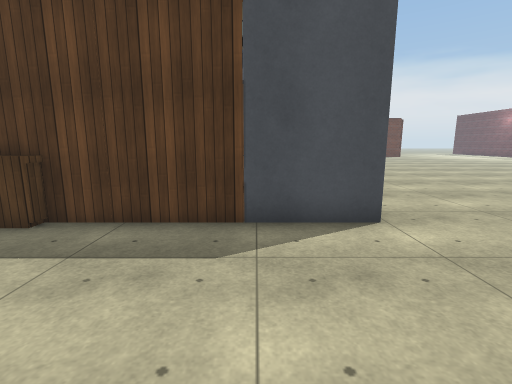
View 1 (above)

24 first-person views from a walk through a Unity game level. The camera is 1.5 m above the floor, tilts 10° down and sees 85° across. Doors are open. The floor is counted in squares, 1 m on a side. Each view is taken from the middle of a square. On the plan, view 1 faces up. The plan holds only what a view shows up to about 14 squares ahead; the rest is blank. The place goes on beyond the plan. Surface patterns are stand-ins for the level's own textures.

View 2
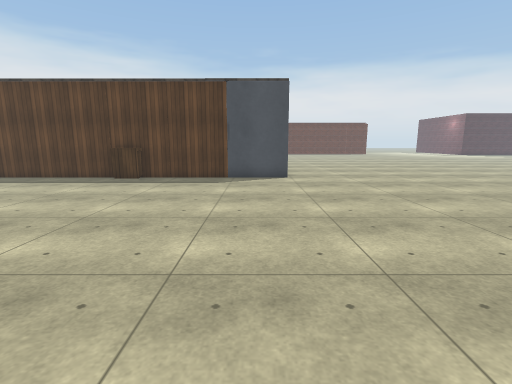

View 3
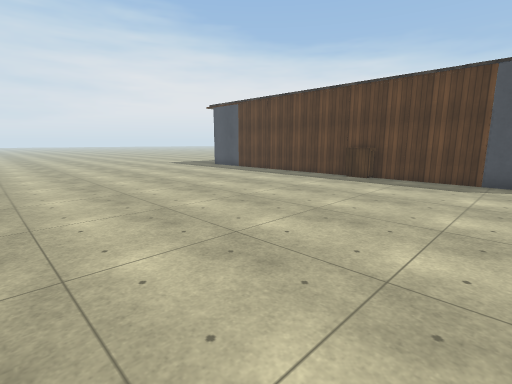

View 4
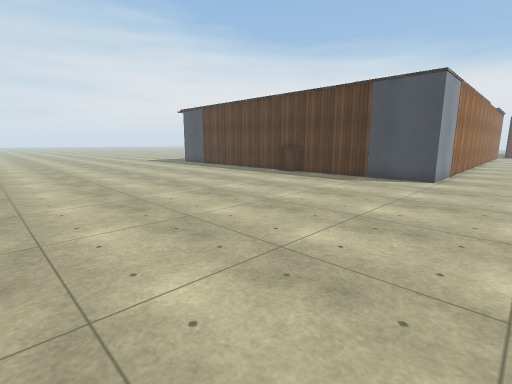

View 5
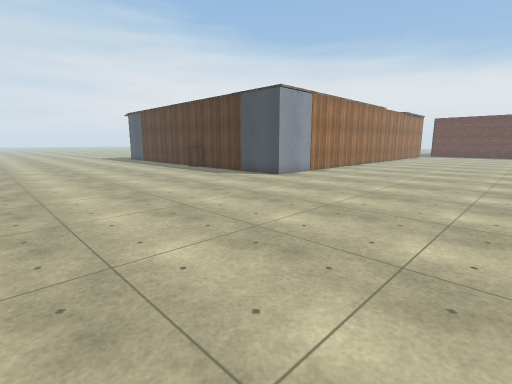

View 6
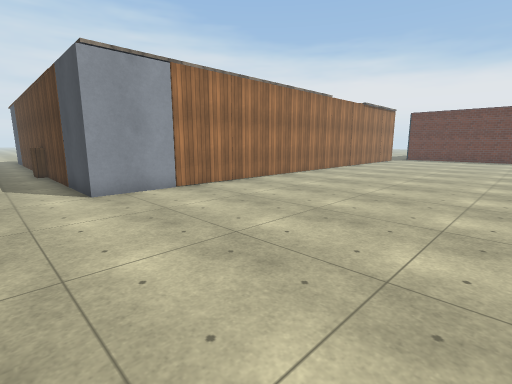

View 7
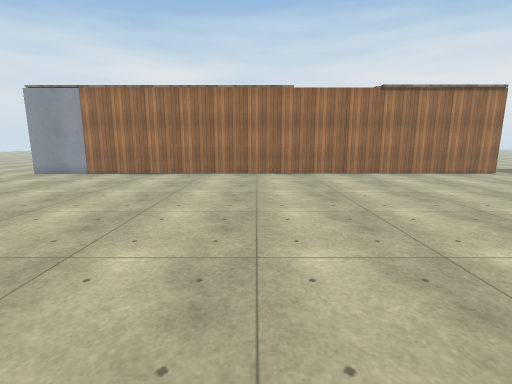

View 8
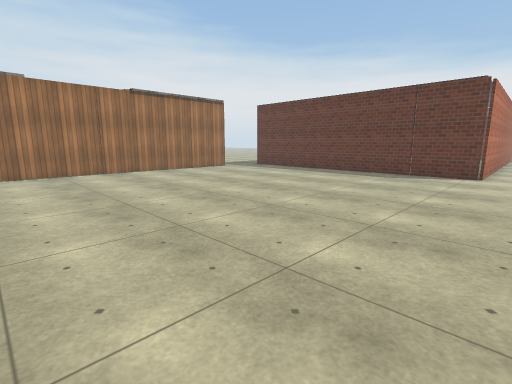

View 9
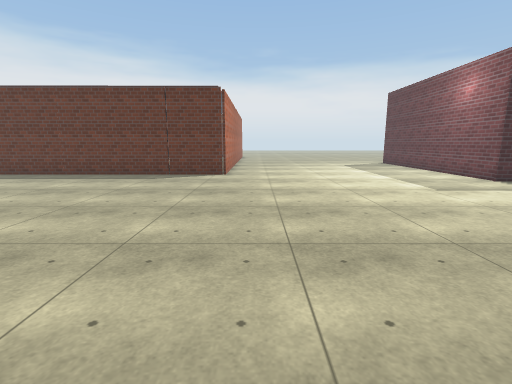

View 10
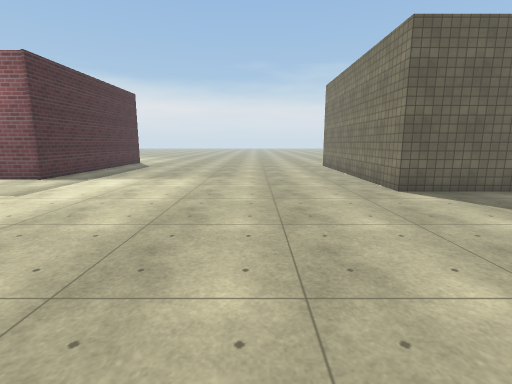

View 11
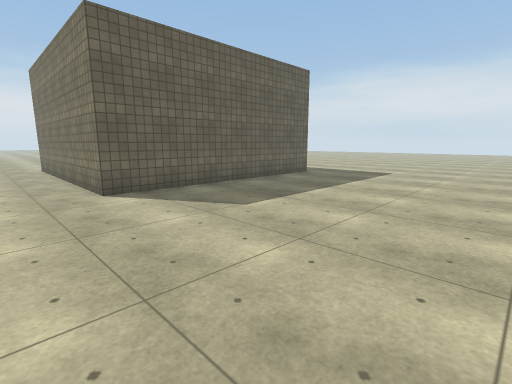

View 12
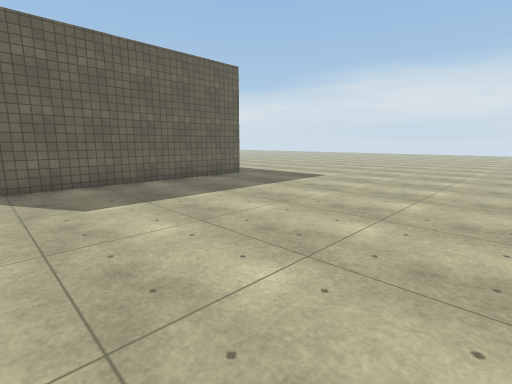

View 13
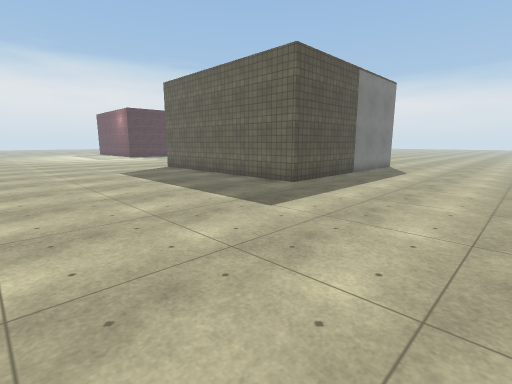

View 14
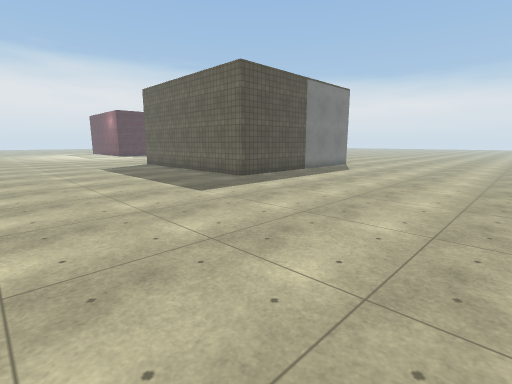

View 15
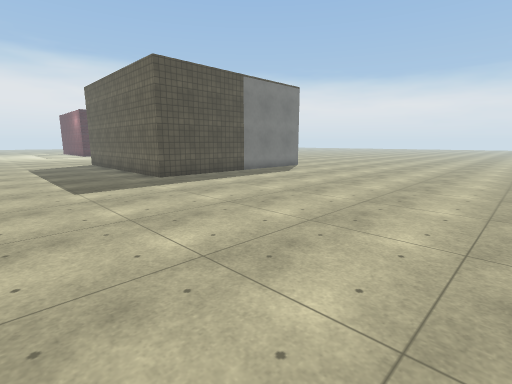

View 16
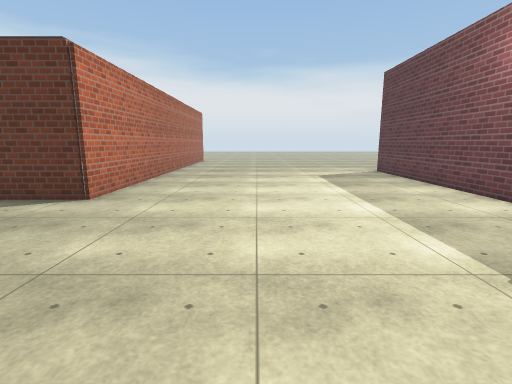

View 17
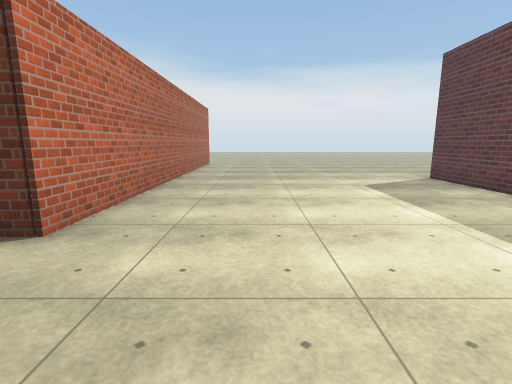

View 18
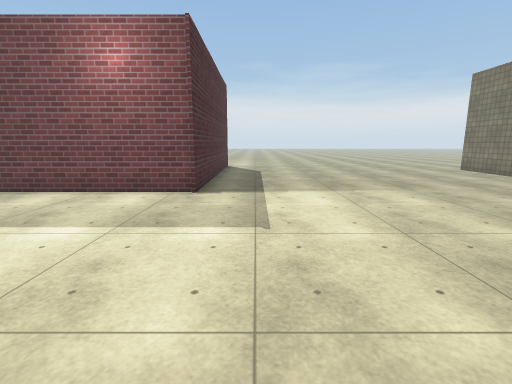

View 19
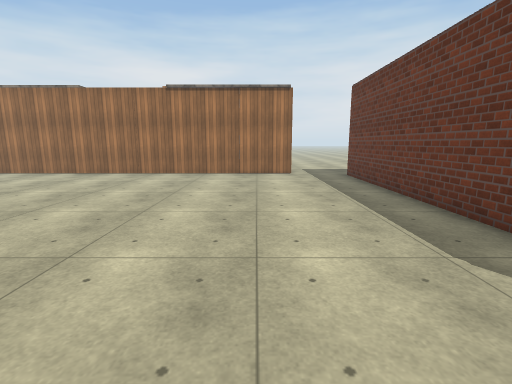

View 20
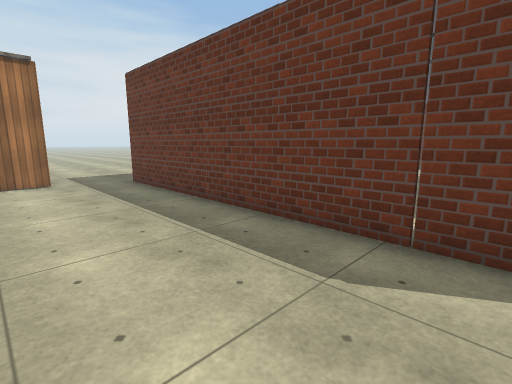

View 21
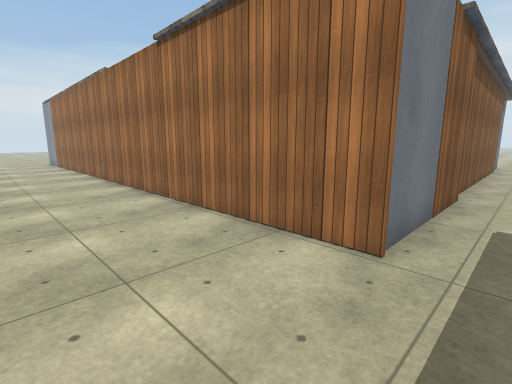

View 22
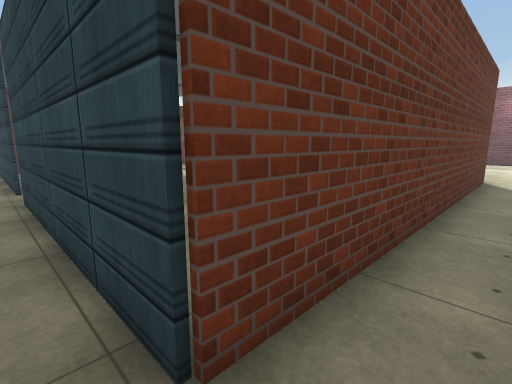

View 23
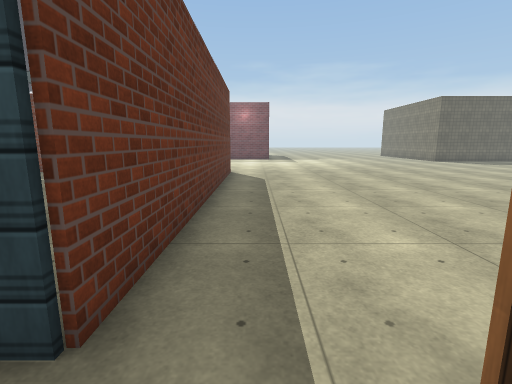

View 24
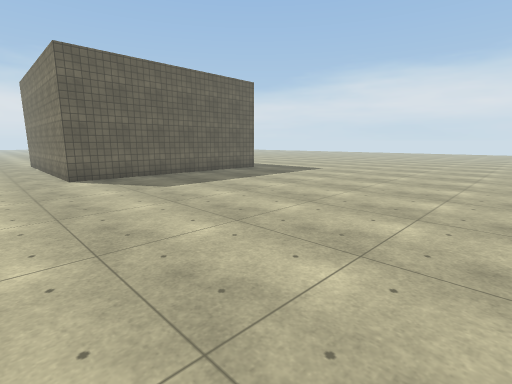

### Floor plan
Points are (right, up) in squares from view 1. A wall is a line through its corners. A room is listed if a view was taken in it or the views show most of it. See-through windows are left out.
Room 1 (views 1, 2, 3, 4, 5, 6, 7, 8, 9, 10, 11, 12, 13, 14, 15, 16, 17, 18, 19, 20, 21, 24)
walls: (2.4, 9.6) (2.4, 5.2) (-4.5, 5.2); (28.5, 4.5) (23.6, 4.5) (23.6, 14.5) (28.5, 14.5); (2.4, 27.7) (2.4, 12.4); (-6.4, 5.2) (-8.5, 5.2); (28.5, 27.8) (26.5, 27.8) (26.5, 36.5); (15.6, 36.5) (15.6, 30.3) (2.7, 30.3)
ways out: opening at (2, 29) to room 2
objects: other object (-5, 6) to (-4, 7); other object (0, 6)
Room 2 (views 22, 23)
walls: (-2.5, 27.7) (2.4, 27.7); (2.7, 30.3) (2.7, 36.5); (-8.5, 27.5) (-4.4, 27.5)
ways out: opening at (2, 29) to room 1; open door at (-5, 26.5)

Positions as (right, up) in squares from view 1, and headings:
1: (0, 0), facing up
2: (1, -7), facing up
3: (1, -7), facing up-left
4: (5, -7), facing up-left
5: (11, -5), facing up-left
6: (11, 3), facing up-left
7: (16, 16), facing left
8: (17, 16), facing up-left
9: (17, 17), facing up
10: (15, 19), facing right
11: (15, 17), facing down-right
12: (13, 14), facing down-right
13: (15, -2), facing up-right
14: (15, -5), facing up-right
15: (18, -7), facing up-right
16: (20, 23), facing up
17: (19, 26), facing up
18: (18, 26), facing right
19: (16, 26), facing left
20: (14, 26), facing up-left
21: (6, 29), facing down-left
22: (2, 29), facing up-right
23: (1, 29), facing right
24: (11, 17), facing down-right
